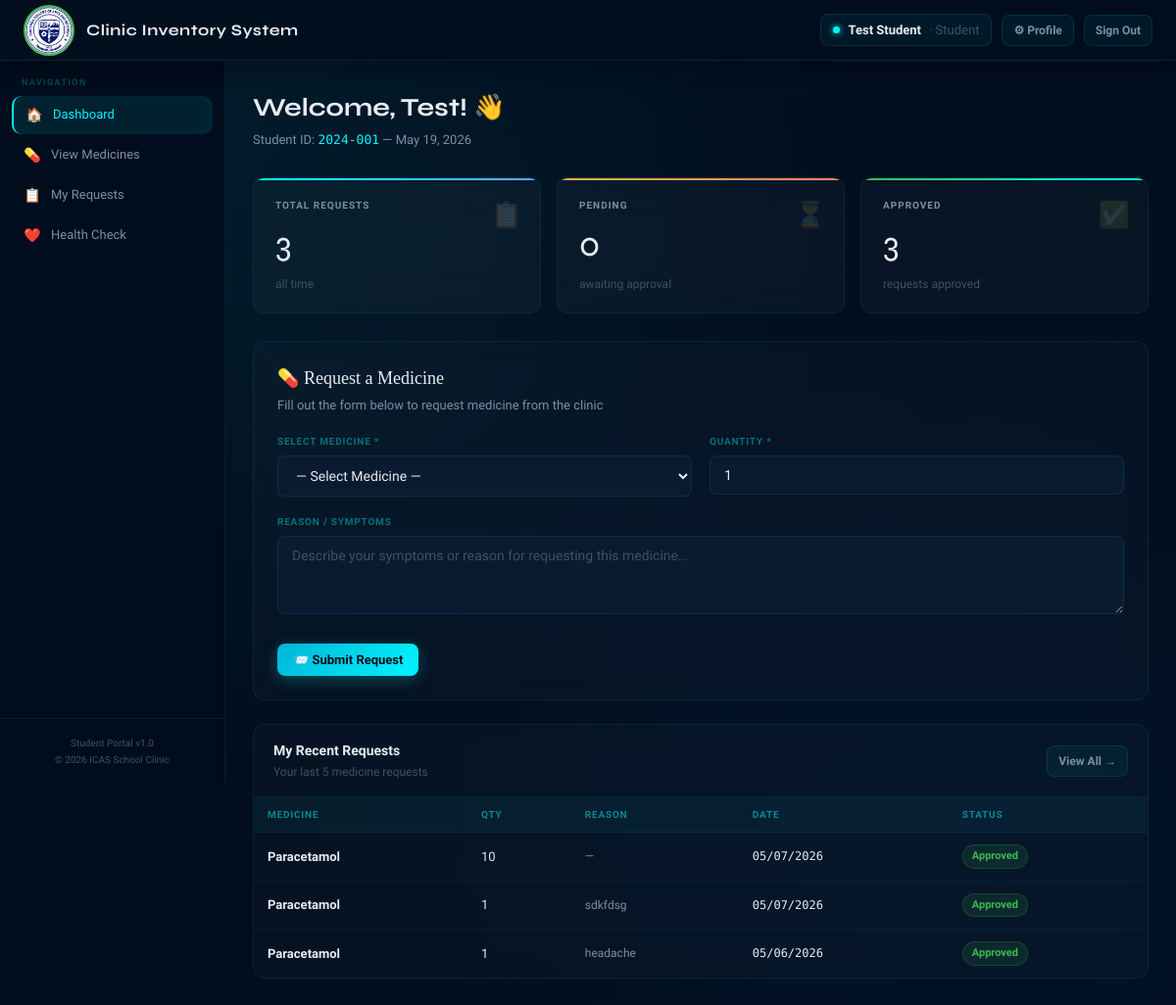
Screenshot of /user_dashboard.php (signed in) with the database file from the repository.
### tables this page shows
CREATE TABLE `medicine_requests` (
  `request_id` int(11) NOT NULL,
  `user_id` int(11) NOT NULL,
  `medicine_id` int(11) NOT NULL,
  `quantity` int(11) DEFAULT 1,
  `reason` text DEFAULT NULL,
  `status` varchar(20) DEFAULT 'Pending',
  `requested_at` datetime DEFAULT current_timestamp(),
  `acted_at` datetime DEFAULT NULL,
  `admin_notes` text DEFAULT NULL
);

CREATE TABLE `medicines` (
  `medicine_id` int(11) NOT NULL,
  `medicine_name` varchar(100) NOT NULL,
  `category` varchar(50) DEFAULT NULL,
  `quantity` int(11) DEFAULT 0,
  `unit` varchar(20) DEFAULT NULL,
  `expiration_date` date DEFAULT NULL,
  `date_added` date DEFAULT NULL,
  `status` varchar(20) DEFAULT 'In Stock',
  `remarks` text DEFAULT NULL,
  `image` varchar(255) DEFAULT NULL
);

### user_dashboard.php (the view, shortened to what this page needs)
<?php
require_once __DIR__ . '/config/db.php';
$user_id   = $_SESSION['user_id'];
$user_name = $_SESSION['user_name'];
$student_id = $_SESSION['student_id'];
$requests = $conn->prepare("
    SELECT mr.*, m.medicine_name, m.unit, m.image
    FROM medicine_requests mr
    JOIN medicines m ON mr.medicine_id = m.medicine_id
    WHERE mr.user_id = ?
    ORDER BY mr.requested_at DESC
    LIMIT 5
");
$requests->bind_param("i", $user_id);
$requests->execute();
$myRequests = $requests->get_result();
$totalReq   = $conn->prepare("SELECT COUNT(*) AS c FROM medicine_requests WHERE user_id = ?");
$totalReq->bind_param("i", $user_id);
$totalReq->execute();
$totalCount = $totalReq->get_result()->fetch_assoc()['c'];
$pendingReq = $conn->prepare("SELECT COUNT(*) AS c FROM medicine_requests WHERE user_id = ? AND status = 'Pending'");
$pendingReq->bind_param("i", $user_id);
$pendingReq->execute();
$pendingCount = $pendingReq->get_result()->fetch_assoc()['c'];
$approvedReq = $conn->prepare("SELECT COUNT(*) AS c FROM medicine_requests WHERE user_id = ? AND status = 'Approved'");
$approvedReq->bind_param("i", $user_id);
$approvedReq->execute();
$approvedCount = $approvedReq->get_result()->fetch_assoc()['c'];
?>
<!DOCTYPE html>
<html lang="en">
<head>
  <link rel="stylesheet" href="assets/css/style.css">
</head>
<body>
<div class="topbar">
  <div class="topbar-left">
    <div class="topbar-logo">
      <img src="assets/images/logo.png" alt="Logo"
           style="width:52px;height:52px;object-fit:cover;border-radius:50%;border:2px solid #3fb950;">
    </div>
    <div class="topbar-title">Clinic Inventory System</div>
  </div>
  <div class="topbar-right">
    <div class="topbar-user">
      <div class="user-dot"></div>
      <span><?= htmlspecialchars($user_name) ?></span>
      <span class="user-role">· Student</span>
    </div>
    <a href="user_profile.php" class="btn btn-secondary btn-sm">⚙ Profile</a>
    <a href="user_logout.php"  class="btn btn-secondary btn-sm">Sign Out</a>
  </div>
</div>
<div class="layout">
  <aside class="sidebar">
    <div class="sidebar-section">
      <div class="sidebar-label">Navigation</div>
      <a href="user_dashboard.php" class="nav-item active">
        <span class="nav-icon">🏠</span> Dashboard
      </a>
      <a href="user_medicines.php" class="nav-item">
        <span class="nav-icon">💊</span> View Medicines
      </a>
      <a href="user_requests.php" class="nav-item">
        <span class="nav-icon">📋</span> My Requests
      </a>
      <a href="health_check.php" class="nav-item">
  <span class="nav-icon">❤️</span> Health Check
</a>
    </div>
    <div class="sidebar-footer">
      <div class="sidebar-build">Student Portal v1.0</div>
      <div class="sidebar-build">© <?= date('Y') ?> ICAS School Clinic</div>
    </div>
  </aside>
  <main class="main-content">
    <div class="page-header">
      <div>
        <h1>Welcome, <?= htmlspecialchars(explode(' ', $user_name)[0]) ?>! 👋</h1>
        <p>Student ID: <span style="font-family:'DM Mono',monospace;color:var(--accent)"><?= htmlspecialchars($student_id) ?></span> — <?= date('F d, Y') ?></p>
      </div>
    </div>
    <div class="stats-grid" style="grid-template-columns:repeat(3,1fr);margin-bottom:28px;">
      <div class="stat-card blue">
        <div class="stat-label">Total Requests</div>
        <div class="stat-value"><?= $totalCount ?></div>
        <div class="stat-sub">all time</div>
        <div class="stat-icon">📋</div>
      </div>
      <div class="stat-card yellow">
        <div class="stat-label">Pending</div>
        <div class="stat-value"><?= $pendingCount ?></div>
        <div class="stat-sub">awaiting approval</div>
        <div class="stat-icon">⏳</div>
      </div>
      <div class="stat-card green">
        <div class="stat-label">Approved</div>
        <div class="stat-value"><?= $approvedCount ?></div>
        <div class="stat-sub">requests approved</div>
        <div class="stat-icon">✅</div>
      </div>
    </div>
    <div class="table-card" style="padding:24px;margin-bottom:24px;">
      <div style="margin-bottom:20px;">
        <div style="font-family:'Playfair Display',serif;font-size:18px;margin-bottom:4px;">💊 Request a Medicine</div>
        <div style="font-size:13px;color:var(--text2)">Fill out the form below to request medicine from the clinic</div>
      </div>
      <form method="POST" action="user_dashboard.php">
        <div class="form-grid">
          <div class="field">
            <label>Select Medicine *</label>
            <select name="medicine_id" required style="width:100%;background:var(--surface2);border:1px solid var(--border);border-radius:8px;padding:11px 14px;font-size:14px;color:var(--text);outline:none;">
              <option value="">— Select Medicine —</option>
            </select>
          </div>
          <div class="field">
            <label>Quantity *</label>
            <input type="number" name="quantity" min="1" value="1"
                   style="width:100%;background:var(--surface2);border:1px solid var(--border);border-radius:8px;padding:11px 14px;font-size:14px;color:var(--text);outline:none;">
          </div>
          <div class="field span2">
            <label>Reason / Symptoms</label>
            <textarea name="reason"
                      placeholder="Describe your symptoms or reason for requesting this medicine..."
                      style="width:100%;background:var(--surface2);border:1px solid var(--border);border-radius:8px;padding:11px 14px;font-size:14px;color:var(--text);outline:none;min-height:80px;resize:vertical;"></textarea>
          </div>
        </div>
        <div style="margin-top:16px;">
          <button type="submit" class="btn btn-primary">📨 Submit Request</button>
        </div>
      </form>
    </div>
    <div class="table-card">
      <div class="table-card-header">
        <div>
          <h3>My Recent Requests</h3>
          <p>Your last 5 medicine requests</p>
        </div>
        <a href="user_requests.php" class="btn btn-secondary btn-sm">View All →</a>
      </div>
      <table>
        <thead><tr>
          <th>Medicine</th>
          <th>Qty</th>
          <th>Reason</th>
          <th>Date</th>
          <th>Status</th>
        </tr></thead>
        <tbody>
        <?php if ($myRequests->num_rows > 0): while ($r = $myRequests->fetch_assoc()):
          $statusColor = match($r['status']) {
            'Approved' => 'in-stock',
            'Pending'  => 'low-stock',
            'Rejected' => 'out-stock',
            default    => ''
          };
        ?>
          <tr>
            <td><div class="med-name"><?= htmlspecialchars($r['medicine_name']) ?></div></td>
            <td><?= $r['quantity'] ?> <?= htmlspecialchars($r['unit'] ?: '') ?></td>
            <td style="color:var(--text2);font-size:12px;max-width:200px;">
              <?= $r['reason'] ? htmlspecialchars($r['reason']) : '—' ?>
            </td>
            <td class="mono"><?= date('m/d/Y', strtotime($r['requested_at'])) ?></td>
            <td><span class="badge <?= $statusColor ?>"><?= htmlspecialchars($r['status']) ?></span></td>
          </tr>
        <?php endwhile; endif; ?>
        </tbody>
      </table>
    </div>
  </main>
</div>
</body>
</html>

### rows the page displays
medicine_requests: medicine.medicine_name "Paracetamol", quantity "10", requested_at "05/07/2026", status "Approved"
medicine_requests: medicine.medicine_name "Paracetamol", quantity "1", reason "sdkfdsg", requested_at "05/07/2026", status "Approved"
medicine_requests: medicine.medicine_name "Paracetamol", quantity "1", reason "headache", requested_at "05/06/2026", status "Approved"

### other values shown
$user_name "Test Student"
explode(' ', $user_name)[0] "Test"
$student_id "2024-001"
$totalCount "3"
$pendingCount "0"
$approvedCount "3"
